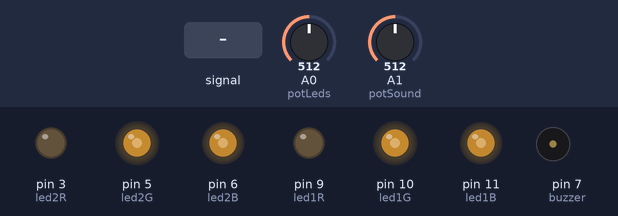
A sketch run on a simulated Arduino Uno, built with avr-gcc and run on an emulated ATmega328P. Parts: output pins drawn as LEDs (lit = HIGH), buzzer (waves = sounding). The inputs (shaded band) are chosen by the test bench; at power-on: A0 (potLeds) = 512, A1 (potSound) = 512. What the sketch prints to the serial monitor is not drawn.

Above: at 1.2 s.
1.3 s: A1 (potSound) fed a 200 Hz sine of ±255 counts around its level
At 3.0 s:
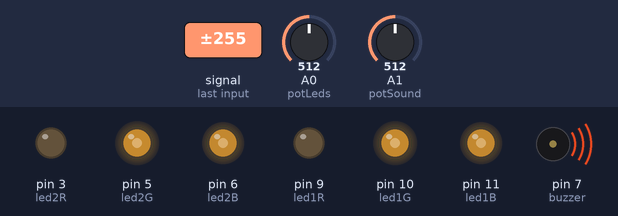
4.3 s: A0 (potLeds) set to 716
At 5.2 s:
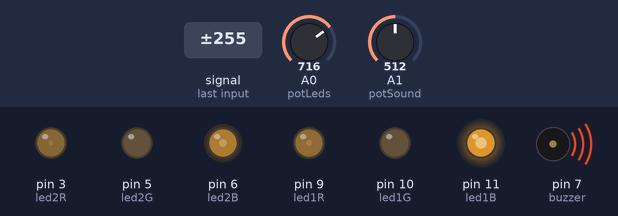
7.3 s: A0 (potLeds) set to 852
At 8.7 s:
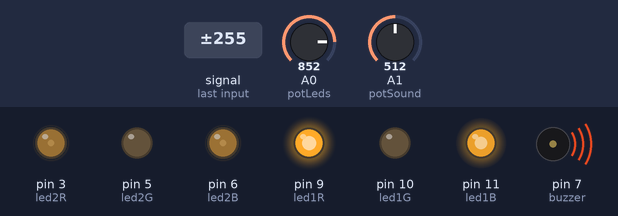
10.3 s: A0 (potLeds) set to 877
At 10.8 s:
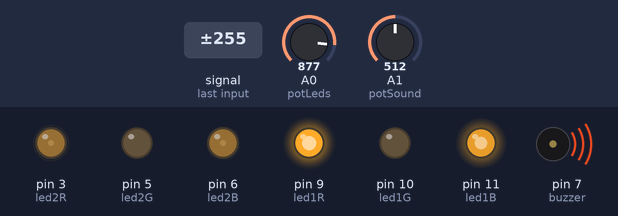
13.3 s: A0 (potLeds) set to 1023
At 13.8 s:
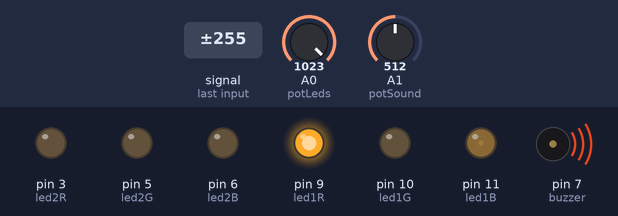
14.8 s: A0 (potLeds) set to 900
At 15.5 s:
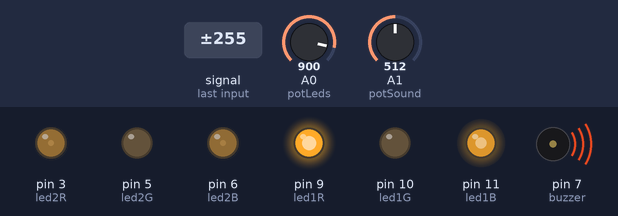
Timing chart, 0 to 65.3 s (numbered marks = the images above; inputs shaded):
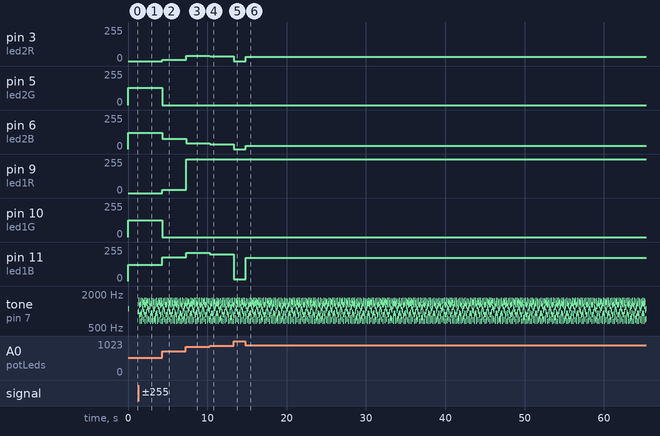

The sketch:

Ejercicio1.6.ino
```cpp
// Use PWM-capable pins
int led1R = 9;
int led1G = 10;
int led1B = 11;

int led2R = 3;
int led2G = 5;
int led2B = 6;

// Altavoz piezo
int buzzer = 7;

int oldValSound = 0;

// Potenciómetros
int potLeds = A0;
int potSound = A1;

void setup() {
  pinMode(led1R, OUTPUT);
  pinMode(led1G, OUTPUT);
  pinMode(led1B, OUTPUT);
  Serial.begin(9600);

  pinMode(led2R, OUTPUT);
  pinMode(led2G, OUTPUT);
  pinMode(led2B, OUTPUT);

  pinMode(buzzer, OUTPUT);
}

// Función arcoíris (0–255 → r,g,b)
void rainbowColor(int value, int &r, int &g, int &b) {
  byte region = value / 43;
  byte remainder = (value - (region * 43)) * 6;

  switch (region) {
    case 0: r = 255; g = remainder; b = 0; break;
    case 1: r = 255 - remainder; g = 255; b = 0; break;
    case 2: r = 0; g = 255; b = remainder; break;
    case 3: r = 0; g = 255 - remainder; b = 255; break;
    case 4: r = remainder; g = 0; b = 255; break;
    default: r = 255; g = 0; b = 255 - remainder; break;
  }
}

void loop() {
  // --- CONTROL LEDs ---

  int valLeds = analogRead(potLeds);   // 0–1023 → controla solo LEDs
  int colorVal = map(valLeds, 0, 1023, 0, 255);

  // Color base arcoíris
  int rBase, gBase, bBase;
  rainbowColor(colorVal, rBase, gBase, bBase);

  // Brillo proporcional para cada LED
  int brightness1 = map(valLeds, 0, 1023, 0, 255);
  int brightness2 = 255 - brightness1;

  int r1 = (rBase * brightness1) / 255;
  int g1 = (gBase * brightness1) / 255;
  int b1 = (bBase * brightness1) / 255;

  int r2 = (rBase * brightness2) / 255;
  int g2 = (gBase * brightness2) / 255;
  int b2 = (bBase * brightness2) / 255;

  analogWrite(led1R, r1);
  analogWrite(led1G, g1);
  analogWrite(led1B, b1);

  analogWrite(led2R, r2);
  analogWrite(led2G, g2);
  analogWrite(led2B, b2);

  // --- CONTROL BUZZER ---
  int valSound = analogRead(potSound); // 0–1023


  // if value changed, beep once
  Serial.print(valSound);
  if (valSound < oldValSound-15 ||valSound > oldValSound+15  ) {
    Serial.println("dentro ");
    oldValSound = valSound;  // update memory

    int freq = map(valSound, 0, 1023, 200, 2000); // pick a freq range you like

    tone(buzzer, freq);   // start sound
    delay(30);            // keep it for 30 ms
    noTone(buzzer);       // then stop
  }

  // small delay to stabilize readings
  delay(5);

  }
```

Measured:
- after the input at 1.3 s, tone on pin 7 (buzzer): plays 993 Hz for 0.04 s, 1408 Hz for 0.04 s, 1542 Hz for 0.04 s, 1268 Hz for 0.04 s, 842 Hz for 0.04 s, 652 Hz for 0.04 s … (84 notes in this stretch), starting at once
- after the input at 4.3 s, pin 3 (led2R): 0/255 → 10/255 at once; pin 5 (led2G): 128/255 → 0/255 at once; pin 6 (led2B): 123/255 → 77/255 at once; pin 9 (led1R): 0/255 → 25/255 at once; pin 10 (led1G): 127/255 → 0/255 at once
- after the input at 7.3 s, pin 3 (led2R): 10/255 → 40/255 at once; pin 6 (led2B): 77/255 → 43/255 at once; pin 9 (led1R): 25/255 → 255/255 at once; pin 11 (led1B): 177/255 → 211/255 at once
- after the input at 10.3 s, pin 3 (led2R): 40/255 → 37/255 at once; pin 6 (led2B): 43/255 → 34/255 at once; pin 11 (led1B): 211/255 → 202/255 at once
- after the input at 13.3 s, pin 3 (led2R): 37/255 → 0/255 at once; pin 6 (led2B): 34/255 → 0/255 at once; pin 11 (led1B): 202/255 → 15/255 at once
- after the input at 14.8 s, pin 3 (led2R): 0/255 → 31/255 at once; pin 6 (led2B): 0/255 → 24/255 at once; pin 11 (led1B): 15/255 → 176/255 at once
